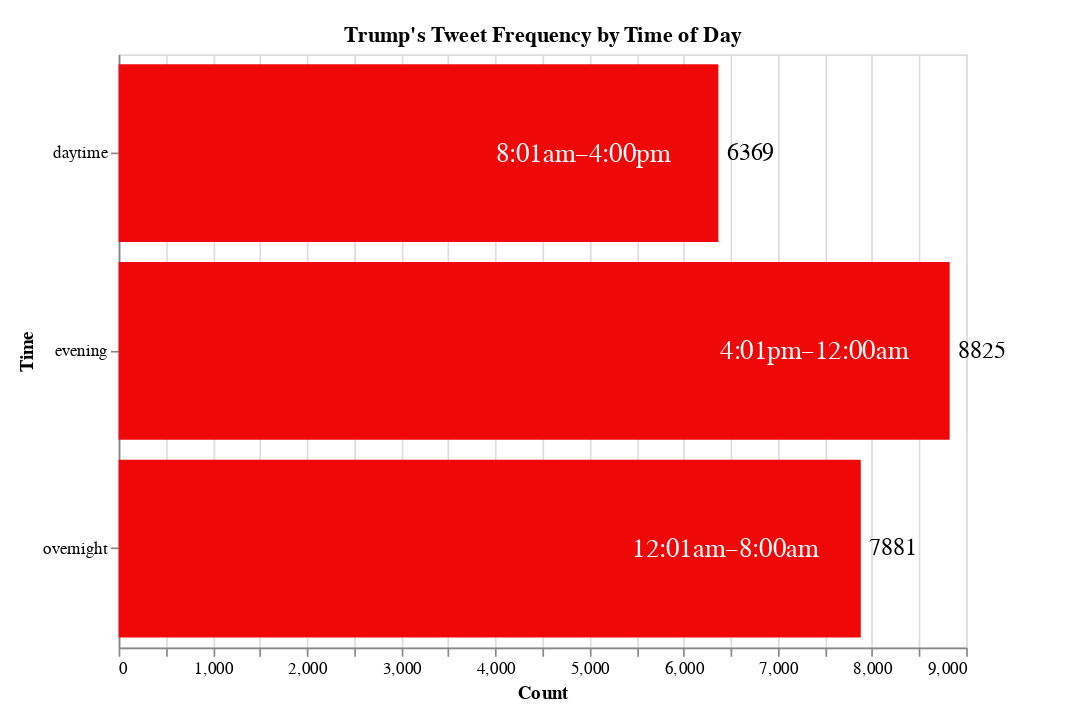

Here is the notebook cell this chart was saved with:
### Code cell
final_time_of_day_chart = (time_bars + range_text + count_text).properties(padding={"right": 50, "top":15, "bottom":15, "left":10})   # <= add some white-space to balance appearance
final_time_of_day_chart

### Figure 1 — Vega-Lite specification as saved in the notebook (floating-point values rounded to 4 significant figures)
{"config": {"view": {"continuousWidth": 300, "continuousHeight": 300}}, "layer": [{"data": {"name": "data-91a0382e92c14845dacbfadd2cfaa8bb"}, "mark": {"type": "bar", "color": "#f00808"}, "encoding": {"x": {"field": "Count", "type": "quantitative"}, "y": {"field": "Time", "type": "nominal"}}, "title": "Trump's Tweet Frequency by Time of Day"}, {"data": {"name": "data-3c9559bdec5ae13a82e4a2b46fc63c5c"}, "mark": {"type": "text", "align": "center", "baseline": "middle", "color": "white", "dx": -80, "fontSize": 16}, "encoding": {"text": {"field": "range", "type": "nominal"}, "x": {"field": "Count", "type": "quantitative"}, "y": {"field": "Time", "type": "nominal"}}}, {"data": {"name": "data-3c9559bdec5ae13a82e4a2b46fc63c5c"}, "mark": {"type": "text", "align": "left", "baseline": "middle", "color": "black", "dx": 5, "fontSize": 14}, "encoding": {"text": {"field": "Count", "type": "quantitative"}, "x": {"field": "Count", "type": "quantitative"}, "y": {"field": "Time", "type": "nominal"}}}], "height": 350, "padding": {"right": 50, "top": 15, "bottom": 15, "left": 10}, "width": 500, "$schema": "https://vega.github.io/schema/vega-lite/v5.20.1.json", "datasets": {"data-91a0382e92c14845dacbfadd2cfaa8bb": [{"Time": "daytime", "Count": 6369}, {"Time": "evening", "Count": 8825}, {"Time": "overnight", "Count": 7881}], "data-3c9559bdec5ae13a82e4a2b46fc63c5c": [{"Time": "daytime", "range": "8:01am–4:00pm", "Count": 6369}, {"Time": "evening", "range": "4:01pm–12:00am", "Count": 8825}, {"Time": "overnight", "range": "12:01am–8:00am", "Count": 7881}]}}
